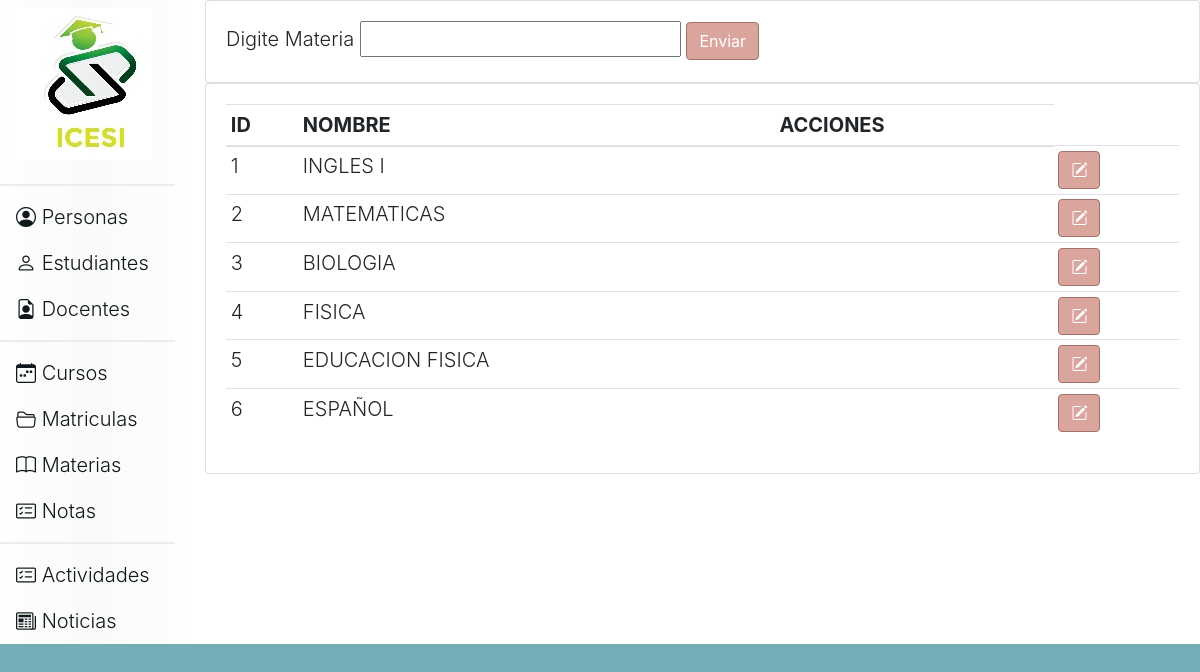
The page /materias on the database its author committed.
### tables this page shows
CREATE TABLE materias (id INTEGER PRIMARY KEY AUTOINCREMENT UNIQUE NOT NULL, nombre_materia CHAR (30));

### app.py (the view)
@app.route('/materias',methods=('GET','POST'))
def materias():
    if request.method == 'POST':
        materia=request.form['txtMateria']
        r=controller.MateriaGuardar(materia)
        response=controller.MateriasListar()
        return render_template('materias.html',lista=response)
    else:
        response=controller.MateriasListar()
        return render_template('materias.html',lista=response)

### controller.py (called while the page is built)
def Conectar():
    conexion= sqlite3.connect("ciclo3db.db")
    return conexion

def MateriasListar():
    conn= Conectar()
    cursor= conn.execute("SELECT * FROM MATERIAS")
    return cursor.fetchall() #item
    conn.close()

### templates/materias.html (shortened to what this page needs)
{% extends 'head.html' %}
{% block contenido %}
    <div class="card">
        <div class="card-body">
            <form action="/materias" method="POST" >
                <label for="">Digite Materia</label>
                <input type="text" name="txtMateria" required>
                <button type="submit" class="asignar-deco btn btn-primary">Enviar</button>
            </form>
        </div>
    </div>
    <div class="card">
        <div class="card-body">
            <table class="table table-sm">
                <thead>
                    <tr>
                        <th>ID</th>
                        <th>NOMBRE</th>
                        <th>ACCIONES</th>
                    </tr>
                </thead>
                    <tbody>
            {% for item in lista %}
            <tr>
                <td>{% print(item[0])%}</td>
                <td>{% print(item[1])%}</td>
                <td>{% print(item[2])%}</td>
                <td>
                    <form action="/materias_editar" method="POST">
                        <button type="submit" class="btn btn-primary"><i class="bi bi-pencil-square"></i></button>
                    </form>
                </td>
            </tr>
            {% endfor %}
        </tbody>
    </table>
{% endblock %}

### static/css/estilos.css (style rules this page uses)
body { background-color: #73aeb6; font-size: 20px; font-weight: 300; }
.btn-primary { background-color:#daa59d; border-color: #a1726b; }

### rows shown on the page
materias: id "1", nombre_materia "INGLES I"
materias: id "2", nombre_materia "MATEMATICAS"
materias: id "3", nombre_materia "BIOLOGIA"
materias: id "4", nombre_materia "FISICA"
materias: id "5", nombre_materia "EDUCACION FISICA"
materias: id "6", nombre_materia "ESPAÑOL"
